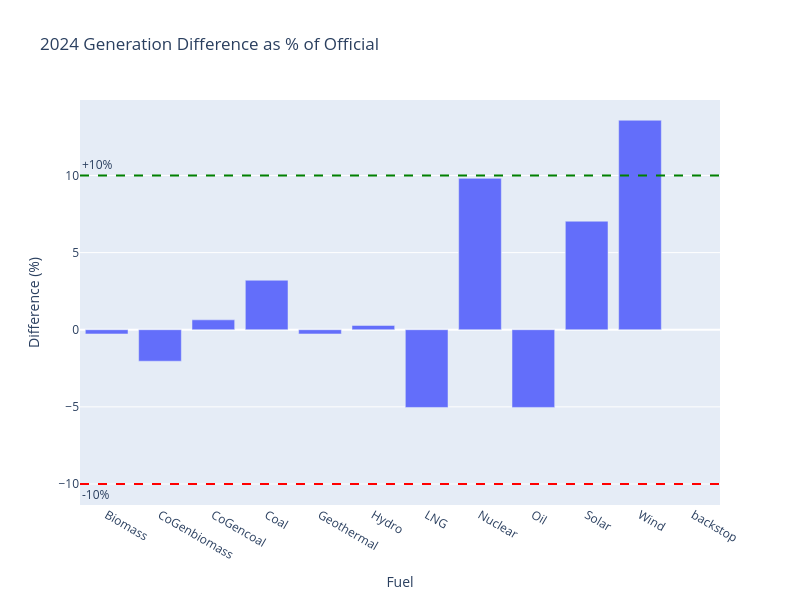

Write notebook code for a chart like this one.
### Code cell
# --- CALIBRATION 1B: GENERATION 2024 COMPARISON (%)- Official data vs model --- #

# (PyPSA – Official) / Official * 100
percent_diff = (gen['gen_pypsa'] - gen['gen_act']) / gen['gen_act'] * 100

fig = go.Figure()

fig.add_trace(go.Bar(
    x=gen['Fuel'],
    y=percent_diff,
    name='PyPSA vs Official %Δ',
))

# Add ±10% reference lines
fig.add_hline(
    y=10,
    line_dash='dash',
    line_color='green',
    annotation_text='+10%',
    annotation_position='top left'
)
fig.add_hline(
    y=-10,
    line_dash='dash',
    line_color='red',
    annotation_text='-10%',
    annotation_position='bottom left'
)

# Final layout tweaks
fig.update_layout(
    title_text='2024 Generation Difference as % of Official',
    xaxis_title='Fuel',
    yaxis_title='Difference (%)',
    width=800,
    height=600,
    showlegend=False
)

fig.show()

# Annotate the % of generation

### Figure 1 — Plotly figure (JSON) as saved in the notebook; plotly's stock layout.template omitted (floating-point values rounded to 4 significant figures)
{"data": [{"name": "PyPSA vs Official %Δ", "type": "bar", "x": ["Biomass", "CoGenbiomass", "CoGencoal", "Coal", "Geothermal", "Hydro", "LNG", "Nuclear", "Oil", "Solar", "Wind", "backstop"], "y": [-0.2733, -2.039, 0.6419, 3.207, -0.2733, 0.2756, -5.038, 9.812, -5.035, 7.034, 13.58, NaN]}], "layout": {"annotations": [{"showarrow": false, "text": "+10%", "x": 0, "xanchor": "left", "xref": "x domain", "y": 10, "yanchor": "bottom", "yref": "y"}, {"showarrow": false, "text": "-10%", "x": 0, "xanchor": "left", "xref": "x domain", "y": -10, "yanchor": "top", "yref": "y"}], "height": 600, "shapes": [{"line": {"color": "green", "dash": "dash"}, "type": "line", "x0": 0, "x1": 1, "xref": "x domain", "y0": 10, "y1": 10, "yref": "y"}, {"line": {"color": "red", "dash": "dash"}, "type": "line", "x0": 0, "x1": 1, "xref": "x domain", "y0": -10, "y1": -10, "yref": "y"}], "showlegend": false, "title": {"text": "2024 Generation Difference as % of Official"}, "width": 800, "xaxis": {"title": {"text": "Fuel"}}, "yaxis": {"title": {"text": "Difference (%)"}}}}
